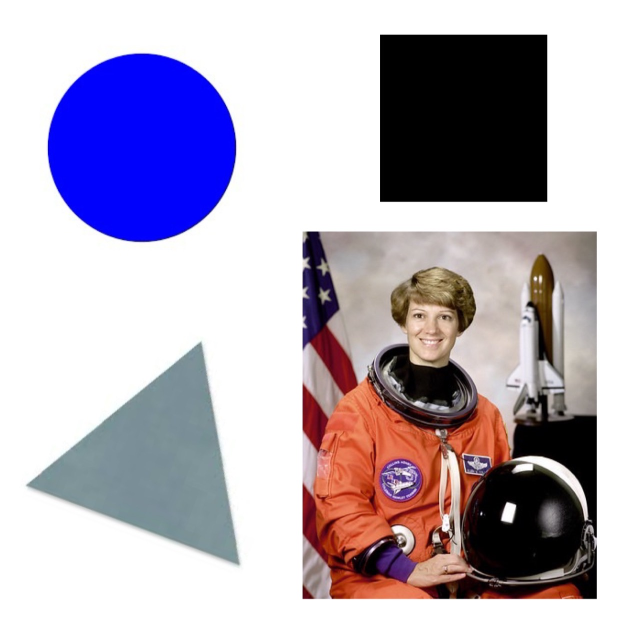
#> input picture sample-images/image1.jpg, 1277 x 1281 px, found by its file name (shown at 1/2 size)
$ python binary-1.py
#> lines starting #> are read from the running program, lines starting #| are printed output that depends on the picture; after the words box and inside, x2 and y2 are one past the last pixel; in counts of white or black regions, pixels touching at a corner belong together
import numpy as np
import cv2 as cv
import matplotlib.pyplot as plt
import os
from scipy.ndimage import binary_dilation, binary_erosion, binary_opening, binary_closing
from skimage.filters import threshold_otsu

# Paths
input_path = 'sample-images/'
output_path = 'image-processing/filters/'

# Read and resize the image
img = cv.imread(os.path.join(input_path, 'image1.jpg'), cv.IMREAD_GRAYSCALE)
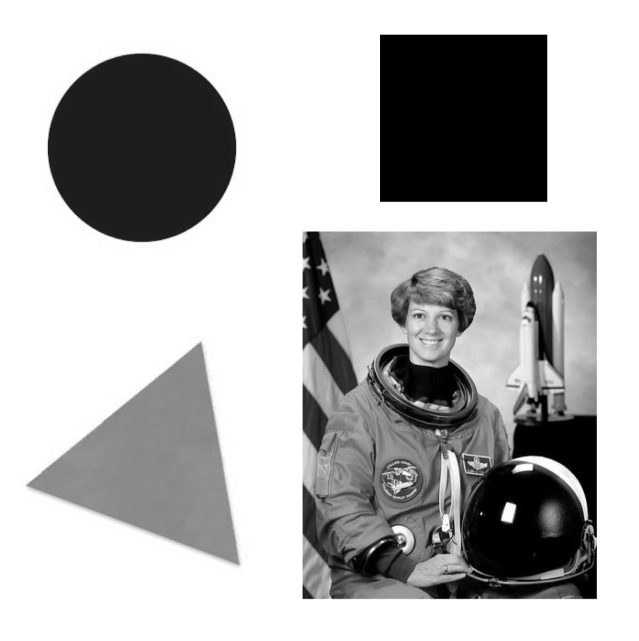
#> img: shape (1281, 1277) (shown at 1/2 size); min 0, max 255, mean 177.9
img = cv.resize(img, (1000, 1000))
#> img: shape (1000, 1000)

# Function to convert image to binary using Otsu's thresholding
def img_binary(img):
    threshold = threshold_otsu(img)
    binary_img = (img > threshold).astype(np.uint8) * 255
    return binary_img

# Dilation
def dilate_image(img, kernel_size=5):
    structure = np.ones((kernel_size, kernel_size))
    dilated = binary_dilation(img, structure=structure).astype(np.uint8) * 255
    return dilated

# Erosion
def erode_image(img, kernel_size=5):
    structure = np.ones((kernel_size, kernel_size))
    eroded = binary_erosion(img, structure=structure).astype(np.uint8) * 255
    return eroded

# Opening (erosion followed by dilation)
def opening_image(img, kernel_size=5):
    structure = np.ones((kernel_size, kernel_size))
    opened = binary_opening(img, structure=structure).astype(np.uint8) * 255
    return opened

# Closing (dilation followed by erosion)
def closing_image(img, kernel_size=5):
    structure = np.ones((kernel_size, kernel_size))
    closed = binary_closing(img, structure=structure).astype(np.uint8) * 255
    return closed

# Majority (local majority filter)
def majority_filter(img, size=3):
    structure = np.ones((size, size))
    majority_img = binary_closing(binary_opening(img, structure)).astype(np.uint8) * 255
    return majority_img

# Convert the image to binary
binary_img = img_binary(img)
#> in img_binary, `threshold = threshold_otsu(img)`: threshold = 150
#> in img_binary, `binary_img = (img > threshold).astype(np.uint8) * 255`:
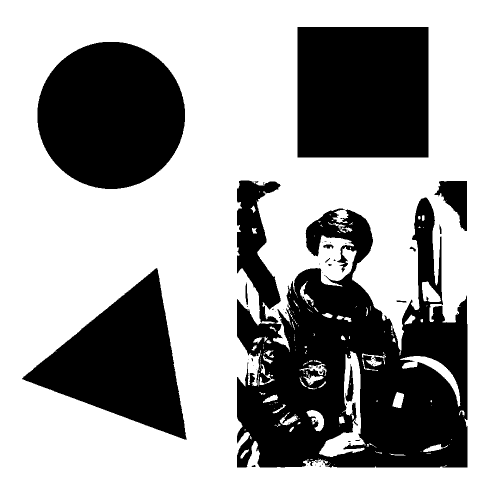
#> binary_img: shape (1000, 1000) (shown at 1/2 size); 64.6% white; 57 black regions (43 under 20 px), largest, box (x1, y1, x2, y2) and area: (474, 361, 935, 935) 159087, (595, 54, 857, 315) 68382, (75, 84, 370, 378) 68265

# Apply the filters
dilated_img = dilate_image(binary_img)
#> in dilate_image, `dilated = binary_dilation(img, structure=structure).astype(np.uint8) *..`:
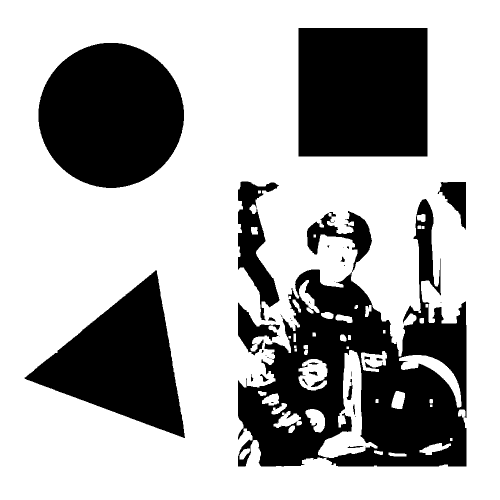
#> dilated: shape (1000, 1000) (shown at 1/2 size); 68.2% white; 44 black regions (25 under 20 px), largest, box (x1, y1, x2, y2) and area: (476, 398, 933, 933) 117448, (597, 56, 855, 313) 66306, (77, 86, 368, 376) 65925
eroded_img = erode_image(binary_img)
#> in erode_image, `eroded = binary_erosion(img, structure=structure).astype(np.uint8) * 255`:
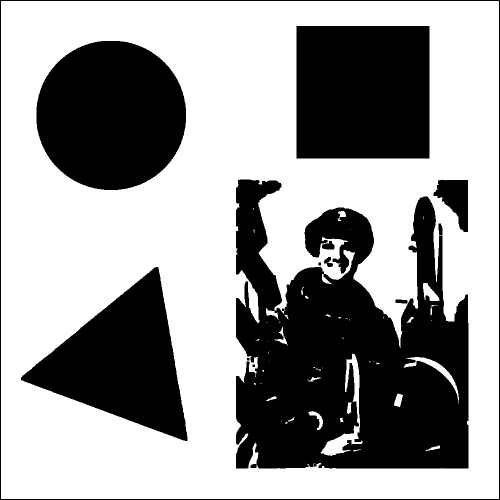
#> eroded: shape (1000, 1000) (shown at 1/2 size); 60.6% white; 13 black regions, largest, box (x1, y1, x2, y2) and area: (472, 359, 937, 937) 183275, (73, 82, 372, 380) 70637, (593, 52, 859, 317) 70490
majority_img = majority_filter(binary_img)
#> in majority_filter, `majority_img = binary_closing(binary_opening(img, structure)).astype(n..`:
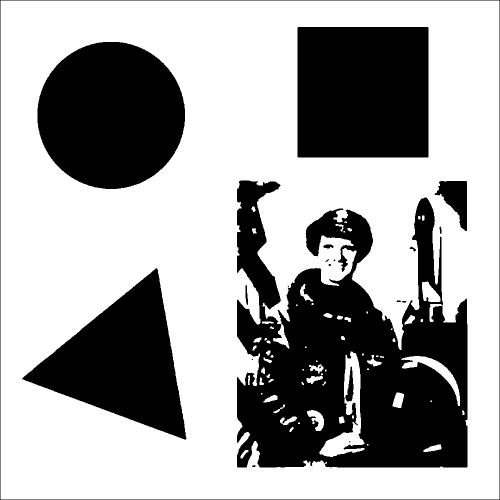
#> majority_img: shape (1000, 1000) (shown at 1/2 size); 64% white; 20 black regions (7 under 20 px), largest, box (x1, y1, x2, y2) and area: (474, 361, 935, 935) 161913, (595, 54, 857, 315) 68378, (75, 84, 370, 378) 68258
opened_img = opening_image(binary_img)
#> in opening_image, `opened = binary_opening(img, structure=structure).astype(np.uint8) * 255`:
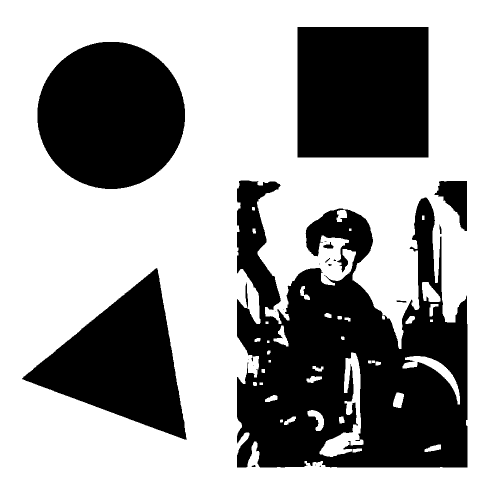
#> opened: shape (1000, 1000) (shown at 1/2 size); 64% white; 20 black regions (9 under 20 px), largest, box (x1, y1, x2, y2) and area: (474, 361, 935, 935) 165437, (595, 54, 857, 315) 68382, (75, 84, 370, 378) 68265
closed_img = closing_image(binary_img)
#> in closing_image, `closed = binary_closing(img, structure=structure).astype(np.uint8) * 255`:
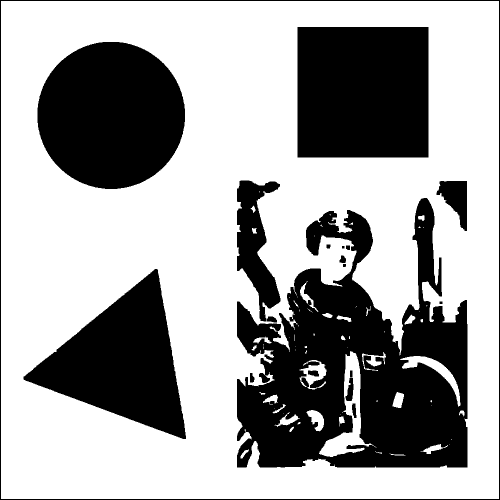
#> closed: shape (1000, 1000) (shown at 1/2 size); 64.2% white; 19 black regions, largest, box (x1, y1, x2, y2) and area: (474, 396, 935, 935) 142123, (595, 54, 857, 315) 68382, (75, 84, 370, 378) 68265

# Plot and save the results using subplots
fig, axes = plt.subplots(2, 3, figsize=(10, 7))
axes = axes.ravel()

titles = ['Original Binary Image', 'Dilated Image', 'Eroded Image',
          'Majority Filtered Image', 'Opened Image', 'Closed Image']
images = [binary_img, dilated_img, eroded_img, majority_img, opened_img, closed_img]

for ax, title, image in zip(axes, titles, images):
    ax.imshow(image, cmap='gray')
    ax.set_title(title)
    ax.axis('off')
#> this loop made 6 passes
#> title on passes 1 to 6: 'Original Binary Image', 'Dilated Image', 'Eroded Image', 'Majority Filtered Image', 'Opened Image', 'Closed Image'

plt.tight_layout()
plt.suptitle('Binary Images Processing')
plt.savefig(os.path.join(output_path, 'output-binary.jpg'))
plt.show()

$ run again, with sample-images/image2.jpg copied over sample-images/image1.jpg
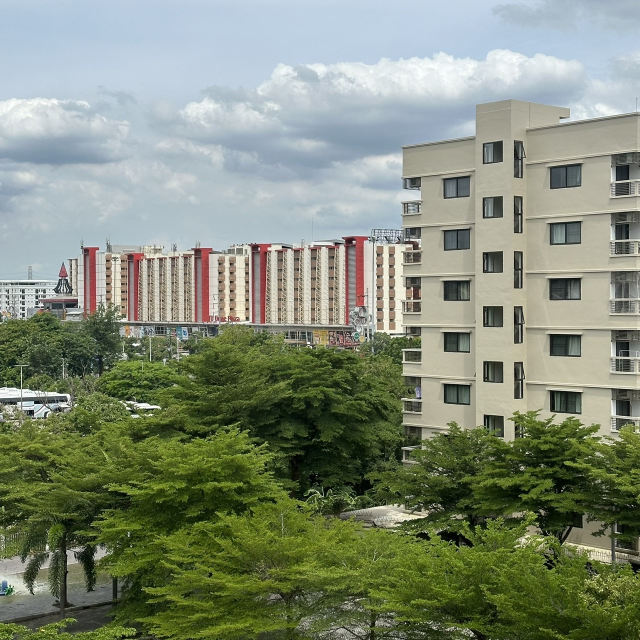
#> input picture sample-images/image2.jpg, 1280 x 1280 px, found by its file name (shown at 1/2 size)
#> `img = cv.imread(os.path.join(input_path, 'image1.jpg'), cv.IMREAD_GRAY..`:
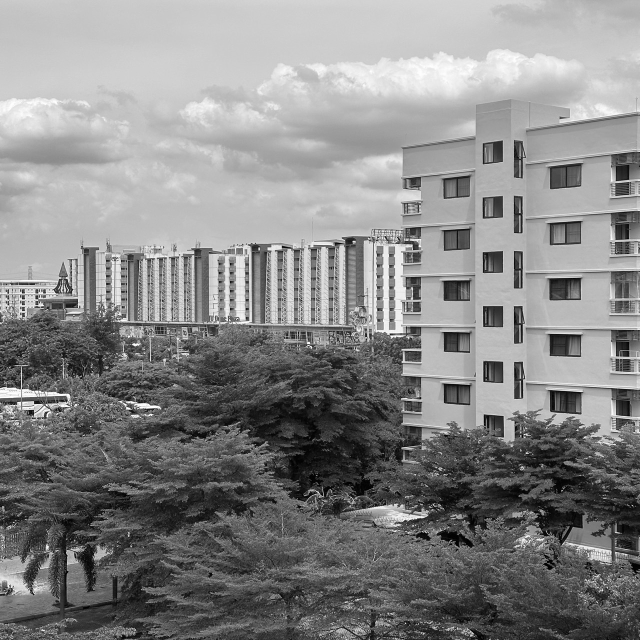
#> img: shape (1280, 1280) (shown at 1/2 size); min 0, max 255, mean 134.5
#> threshold = 130
#> binary_img: shape (1000, 1000); 53.3% white; 943 black regions (790 under 20 px), largest, box (x1, y1, x2, y2) and area: (0, 384, 1000, 1000) 408272, (481, 369, 586, 512) 4753, (387, 380, 424, 506) 2250
#> dilated: shape (1000, 1000); 69.8% white; 536 black regions (385 under 20 px), largest, box (x1, y1, x2, y2) and area: (0, 525, 1000, 1000) 252477, (0, 487, 203, 608) 8961, (859, 257, 907, 294) 1421
#> eroded: shape (1000, 1000); 44.3% white; 165 white regions (107 under 20 px), largest, box (x1, y1, x2, y2) and area: (2, 2, 998, 690) 426362, (328, 393, 386, 499) 3034, (570, 378, 588, 518) 1627
#> majority_img: shape (1000, 1000); 50.5% white; 150 black regions (48 under 20 px), largest, box (x1, y1, x2, y2) and area: (0, 0, 1000, 1000) 447544, (389, 380, 424, 506) 3004, (432, 383, 475, 506) 2466
#> opened: shape (1000, 1000); 48.9% white; 117 white regions, largest, box (x1, y1, x2, y2) and area: (0, 0, 1000, 694) 463385, (0, 869, 46, 941) 2025, (499, 386, 514, 510) 1727
#> in closing_image, `closed = binary_closing(img, structure=structure).astype(np.uint8) * 255`:
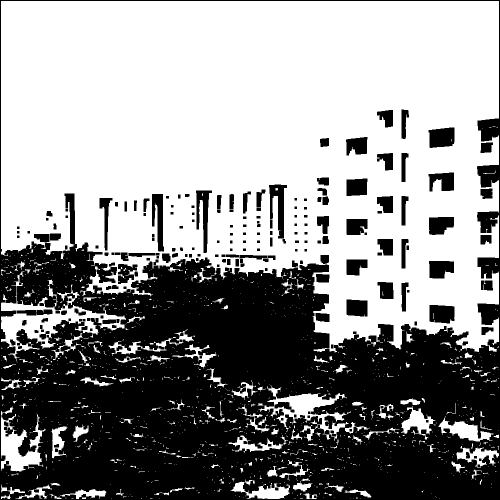
#> closed: shape (1000, 1000) (shown at 1/2 size); 58.2% white; 213 black regions, largest, box (x1, y1, x2, y2) and area: (0, 0, 1000, 1000) 373401, (538, 369, 574, 477) 1906, (857, 255, 909, 296) 1817
#> the loop `for ax, title, image in zip(axes, titles, images):` made 6 passes
#> title on passes 1 to 6: 'Original Binary Image', 'Dilated Image', 'Eroded Image', 'Majority Filtered Image', 'Opened Image', 'Closed Image'
